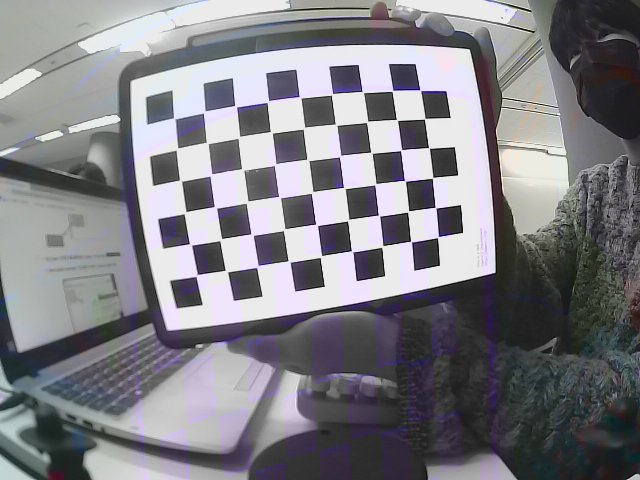
#> input picture images/2022-05-17-102909.jpg, 640 x 480 px; its folder holds 5 pictures in this run
$ python intrinsic_calibration.py   (older library calls are emulated)
#> lines starting #> are read from the running program, lines starting #| are printed output that depends on the picture
import cv2
import glob
import numpy as np
import time
import os

DISPLAY_IMAGE = False

# Get Image Path List
image_path_list = glob.glob("images/*.jpg")
dataset_path_list = glob.glob("tak/*.png")

# Chessboard Config
BOARD_WIDTH = 9
BOARD_HEIGHT = 6
SQUARE_SIZE = 0.022

# Window-name Config
window_name = "Intrinsic Calibration"
cv2.namedWindow(window_name, cv2.WINDOW_NORMAL)

# Calibration Config
flags = (
    cv2.CALIB_CB_ADAPTIVE_THRESH
    + cv2.CALIB_CB_NORMALIZE_IMAGE
    + cv2.CALIB_CB_FAST_CHECK
)
pattern_size = (BOARD_WIDTH, BOARD_HEIGHT)
counter = 0

image_points = list()

for image_path in image_path_list:
    image = cv2.imread(image_path, cv2.IMREAD_COLOR)
#> image is the input picture: shape (480, 640, 3); mean B, G, R 132.4, 126.8, 127.5
    # OpneCV Color Space -> BGR
    image_gray = cv2.cvtColor(image, cv2.COLOR_BGR2GRAY)
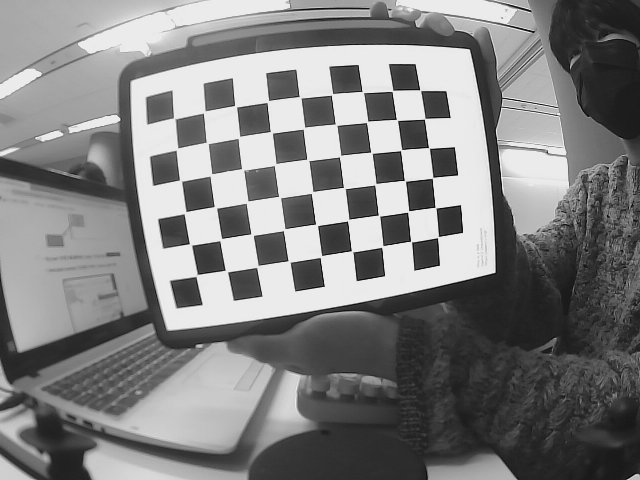
#> image_gray: shape (480, 640); min 1, max 254, mean 127.6

    ret, corners = cv2.findChessboardCorners(image_gray, pattern_size, flags)
#> ret = True; corners = 54 rows, first 8: [173.5, 117.7], [203.3, 113.4], [234.5, 105.3], [266.9, 102.5], [300.6, 97.77], [332, 94.48], [362.4, 91.61], [392.3, 91.14]
    if ret == True:
        if DISPLAY_IMAGE:
            image_draw = cv2.drawChessboardCorners(image, pattern_size, corners, ret)
            for corner in corners:
                counter_text = str(counter)
                point = (int(corner[0][0]), int(corner[0][1]))
                cv2.putText(image_draw, counter_text, point, 2, 0.5, (0, 0, 255), 1)
                counter += 1

            counter = 0
            cv2.imshow(window_name, image_draw)
            cv2.waitKey(0)

        image_points.append(corners)
#> pass 2 of the loop `for image_path in image_path_list:`:
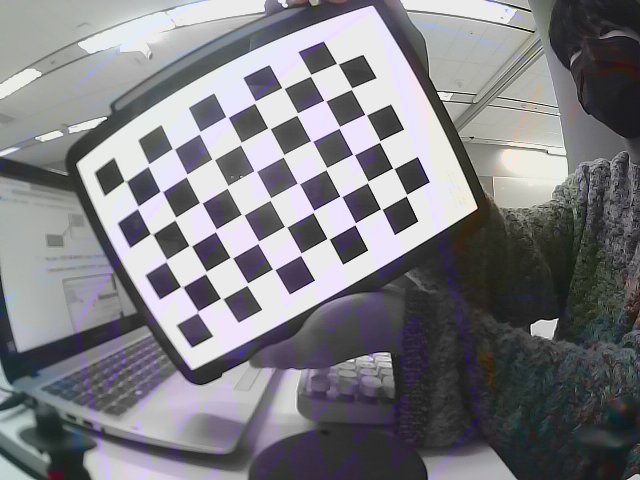
#> input picture images/2022-05-17-102912.jpg, 640 x 480 px
#> image is the input picture: shape (480, 640, 3); mean B, G, R 129.8, 125.2, 125.8
#> `image_gray = cv2.cvtColor(image, cv2.COLOR_BGR2GRAY)`:
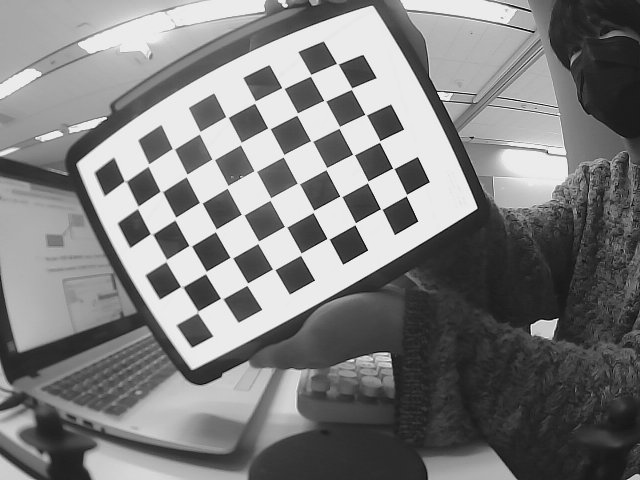
#> image_gray: shape (480, 640); min 0, max 255, mean 125.9
#> corners = 54 rows, first 8: [124, 180.7], [147.8, 166.5], [172.2, 148.4], [200.3, 131.3], [225.6, 116.4], [254.4, 103.4], [281.7, 87.49], [310.6, 75.37]
#> pass 3 of the loop `for image_path in image_path_list:`:
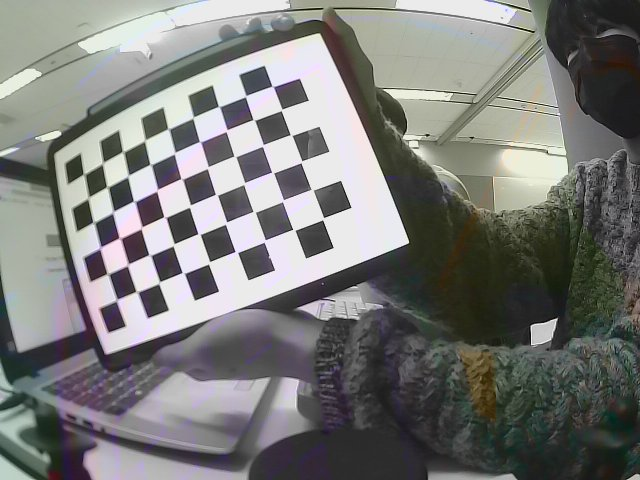
#> input picture images/2022-05-17-102914.jpg, 640 x 480 px
#> image is the input picture: shape (480, 640, 3); mean B, G, R 120.2, 122.6, 122
#> `image_gray = cv2.cvtColor(image, cv2.COLOR_BGR2GRAY)`:
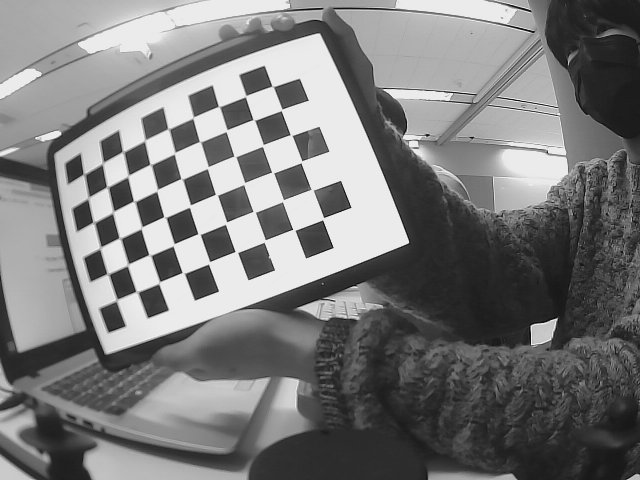
#> image_gray: shape (480, 640); min 4, max 253, mean 122.1
#> corners = 54 rows, first 8: [83.15, 173.7], [103.2, 161.6], [122.3, 151], [144.2, 141.4], [167.6, 128.4], [192.6, 118.3], [218.5, 106.2], [245.6, 96.24]
#> the loop made 5 passes; the first 3 are shown

object_points = list()
#> object_points = []
print(np.shape(image_points))
#| (5, 54, 1, 2)

# (13, 54, 1, 2)
# (image count, featuer count, list, image_point(u, v))
# ojbect_points
# (13, 54, 1, 3)
# (image count, featuer count, list, object_point(x, y, z))

"""
 forward: Z
 right: Y
 down: X
"""

BOARD_WIDTH = 9
BOARD_HEIGHT = 6

for i in range(len(image_path_list)):
    object_point = list()
    height = 0
    for _ in range(0, BOARD_HEIGHT):
        # Loop Width -> 9
        width = 0
        for _ in range(0, BOARD_WIDTH):
            # Loop Height -> 6
            point = [[height, width, 0]]
            object_point.append(point)
            width += SQUARE_SIZE
        height += SQUARE_SIZE
    object_points.append(object_point)
#> after the loop, object_points = 5 items


object_points = np.asarray(object_points, dtype=np.float32)

tmp_image = cv2.imread("images/2022-05-17-102909.jpg", cv2.IMREAD_ANYCOLOR)
image_shape = np.shape(tmp_image)
#> image_shape = (480, 640, 3)

image_height = image_shape[0]
#> image_height = 480
image_width = image_shape[1]
#> image_width = 640
image_size = (image_width, image_height)
#> image_size = (640, 480)
print(image_size)
#| (640, 480)

ret, camera_matrix, dist_coeffs, rvecs, tvecs = cv2.calibrateCamera(object_points, image_points, image_size, None, None)

print("=" * 20)
print(f"re-projection error\n {ret}\n")
print(f"camera matrix\n {camera_matrix}\n")
print(f"distortion coefficientes error\n {[round(i, 6) for i in dist_coeffs[0]]}\n")
print(f"extrinsic for each image\n {len(rvecs)} {len(tvecs)}")
print("=" * 20)

# [6 lines of commented-out code are left out]

start_time = time.process_time()
mapx, mapy = cv2.initUndistortRectifyMap(camera_matrix, dist_coeffs, None, None, image_size, cv2.CV_32FC1)
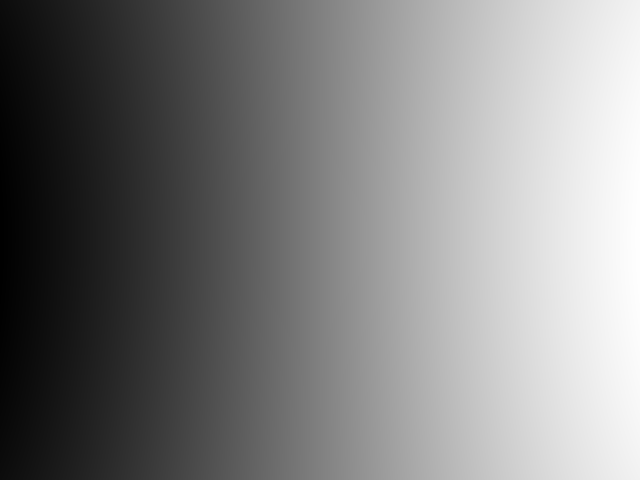
#> mapx: shape (480, 640) float32; min 78.22, max 587.4, mean 334.5; drawn with min black and max white
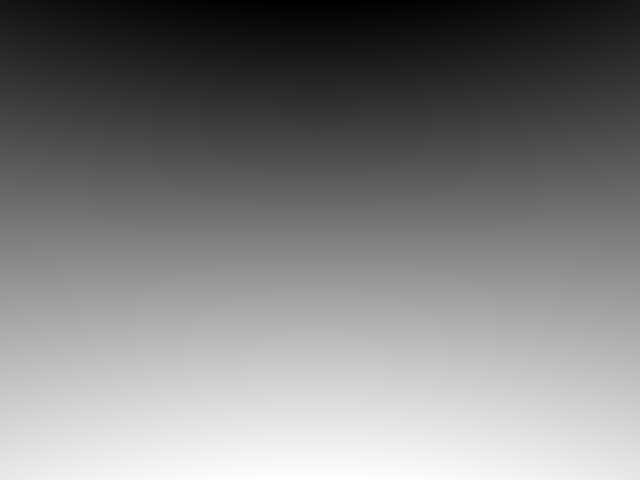
#> mapy: shape (480, 640) float32; min 34.33, max 450.8, mean 242.9; drawn with min black and max white
print("dataset path:", dataset_path_list)
for index, image_path in enumerate(dataset_path_list):
    image = cv2.imread(image_path, cv2.IMREAD_COLOR)
    image_undist = cv2.remap(image, mapx, mapy, cv2.INTER_LINEAR)

    cv2.imwrite(os.path.join("calibrated", str(index+1).zfill(4) + ".jpg"), image_undist)
    cv2.imshow("image_undist", image_undist)
    cv2.waitKey(0)
end_time = time.process_time()
print(end_time - start_time)

"""
0, 0, 0 -> index 0
0, 0.025, 0 -> index 1
"""
